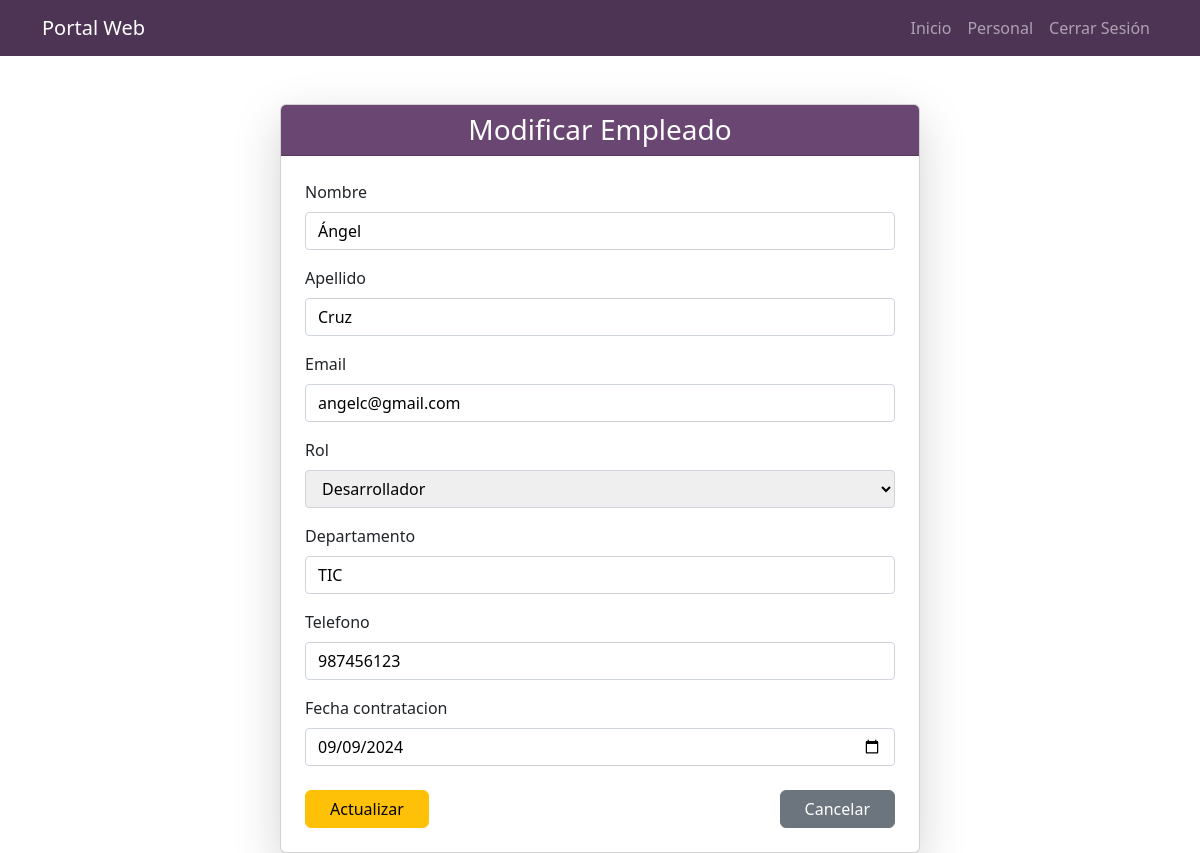
The app's page /modificar_empleado/3/ (signed in) with its own data.
### app/models.py (models this page shows, shortened)
class Empleado(models.Model):
    ROLES = (
        ('Gerente', 'Gerente'),
        ('Desarrollador', 'Desarrollador'),
        ('Recursos Humanos', 'Recursos Humanos'),
        ('Vendedor', 'Vendedor'),
    )
    nombre = models.CharField(max_length=50)
    apellido = models.CharField(max_length=50)
    email = models.EmailField(unique=True)
    rol = models.CharField(max_length=50, choices=ROLES)
    departamento = models.CharField(max_length=50)
    fecha_contratacion = models.DateField()
    telefono = models.CharField(max_length=15)
    usuario = models.ForeignKey(User, on_delete=models.CASCADE)

### app/views.py (the view)
# urls.py: path('modificar_empleado/<int:empleado_id>/', views.modificar_empleado, name='modificar_empleado'),
@login_required
def modificar_empleado(request, empleado_id):
    empleado = get_object_or_404(Empleado, id=empleado_id, usuario=request.user)
    if request.method == 'POST':
        form = EmpleadoForm(request.POST, instance=empleado)
        if form.is_valid():
            form.save()
            return redirect('personal')
    else:
        form = EmpleadoForm(instance=empleado)
    return render(request, 'personal/modificar_empleado.html', {'form': form, 'empleado': empleado})

### app/forms.py
class EmpleadoForm(forms.ModelForm):
    class Meta:
        model = Empleado
        fields = ['nombre', 'apellido', 'email', 'rol', 'departamento', 'telefono', 'fecha_contratacion']
        widgets = {
            'fecha_contratacion': forms.DateInput(attrs={'type': 'date'}),
        }

### app/templates/personal/modificar_empleado.html (shortened to what this page needs)
{% extends "base.html" %}
{% block content %}
<div class="container mt-5 d-flex justify-content-center">
    <div class="card shadow-lg" style="width: 40rem;">
        <div class="card-header text-center">
            <h3 class="mb-0">Modificar Empleado</h3>
        </div>
        <div class="card-body p-4">
            <form method="POST">
                {% for field in form %}
                <div class="mb-3">
                    <label for="{{ field.id_for_label }}"
                            class="form-label"
                            style="display: block; margin-bottom: 0.5rem;">
                        {{ field.label }}
                    </label>
                    {{ field }}
                </div>
                {% endfor %}
                <div class="d-flex justify-content-between mt-4">
                    <button type="submit" class="btn btn-warning px-4">Actualizar</button>
                    <a href="{% url 'personal' %}" class="btn btn-secondary px-4">Cancelar</a>
                </div>
            </form>
        </div>
    </div>
</div>
{% endblock %}

### app/templates/personal/modificar_empleado.html (style rules this page uses)
.card-header { background-color: #694772; color: #fff; }
input, select, textarea { width: 100%; padding: 0.375rem 0.75rem; border: 1px solid #ced4da; border-radius: 0.25rem; font-size: 1rem; }

### records on screen
Empleado: form "Ángel" "Cruz" "angelc@gmail.com" "Desarrollador" "TIC" "987456123" "09/09/2024"

### other values on screen
{{ field.label }} "Nombre" "Apellido" "Email" "Rol" "Departamento" "Telefono" "Fecha contratacion"
